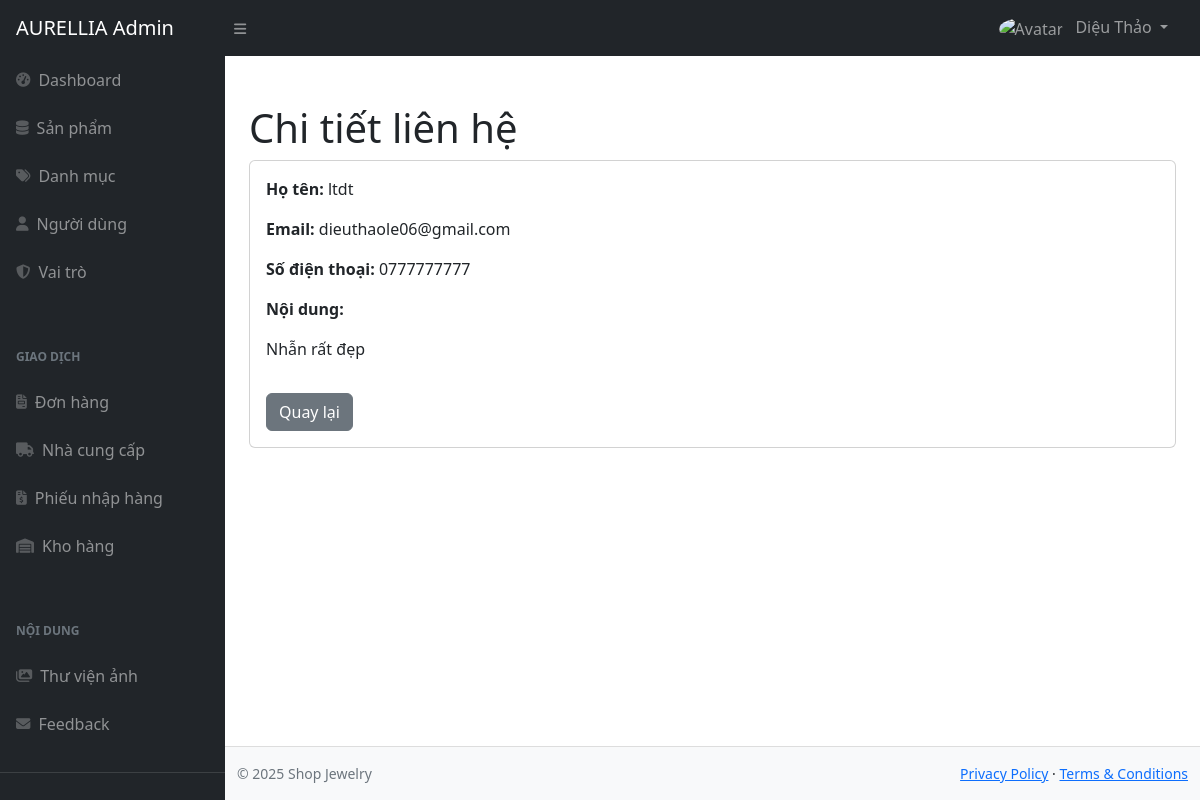
Before: /admin/index.php?act=contact-detail&id=3 (signed in) with the older database file.
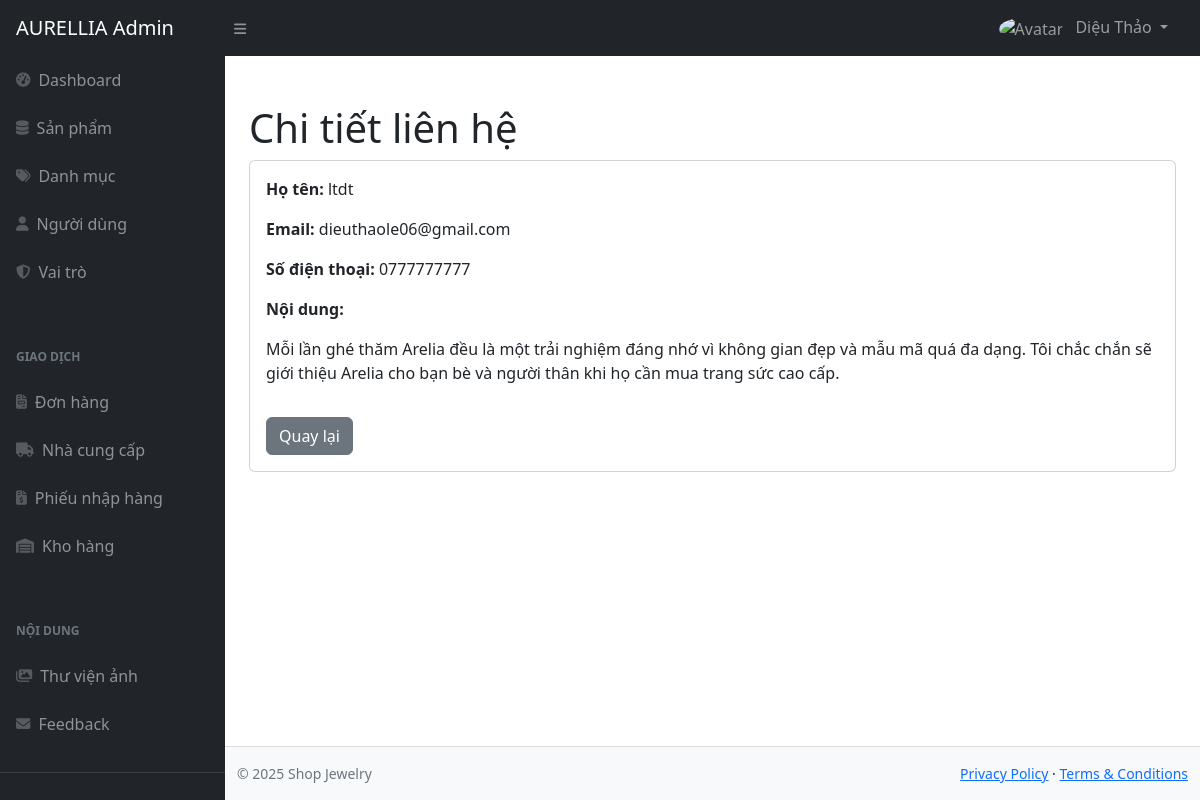
After: the same page with the newer database file.
### tables this page shows
CREATE TABLE `contact` (
  `id` int(11) NOT NULL,
  `fullname` varchar(255) DEFAULT NULL,
  `email` varchar(255) DEFAULT NULL,
  `phone_number` varchar(255) DEFAULT NULL,
  `content` varchar(255) DEFAULT NULL,
  `isDeleted` int(11) DEFAULT NULL
);

### admin/controllers/ContactController.php (called while the page is built, shortened)
<?php
require "models/ContactModel.php";
class ContactController {
    private $model;
    function __construct($db) {
        $this->model = new ContactModel($db);
    }
    function detail() {
        $id = $_GET["id"] ?? 0;
        $contact = $this->model->getById($id);
        include "layouts/main.php";
    }
}

### admin/models/ContactModel.php (called while the page is built, shortened)
<?php
class ContactModel {
    private $conn;
    function __construct($db) {
        $this->conn = $db;
    }
    function getById($id) {
        $id = (int)$id;
        $sql = "SELECT * FROM contact WHERE id = $id LIMIT 1";
        return $this->conn->query($sql)->fetch_assoc();
    }
}

### admin/views/contact/detail.php (the view)
<h1 class="mt-4">Chi tiết liên hệ</h1>
<div class="card">
    <div class="card-body">
        <p><strong>Họ tên:</strong> <?= htmlspecialchars($contact['fullname']) ?></p>
        <p><strong>Email:</strong> <?= htmlspecialchars($contact['email']) ?></p>
        <p><strong>Số điện thoại:</strong> <?= htmlspecialchars($contact['phone_number']) ?></p>
        <p><strong>Nội dung:</strong></p>
        <p><?= nl2br(htmlspecialchars($contact['content'])) ?></p>
        <a href="index.php?act=contact" class="btn btn-secondary mt-3">Quay lại</a>
    </div>
</div>

Changed rows visible on the page:
changed contact "ltdt": content "Nhẫn rất đẹp" → "Mỗi lần ghé thăm Arelia đều là một trải nghiệm đáng nhớ vì không gian đẹp và mẫu mã quá đa dạng. Tôi chắc chắn sẽ giới thiệu Arelia cho bạn bè và người thân khi họ cần mua trang sức cao cấp."
